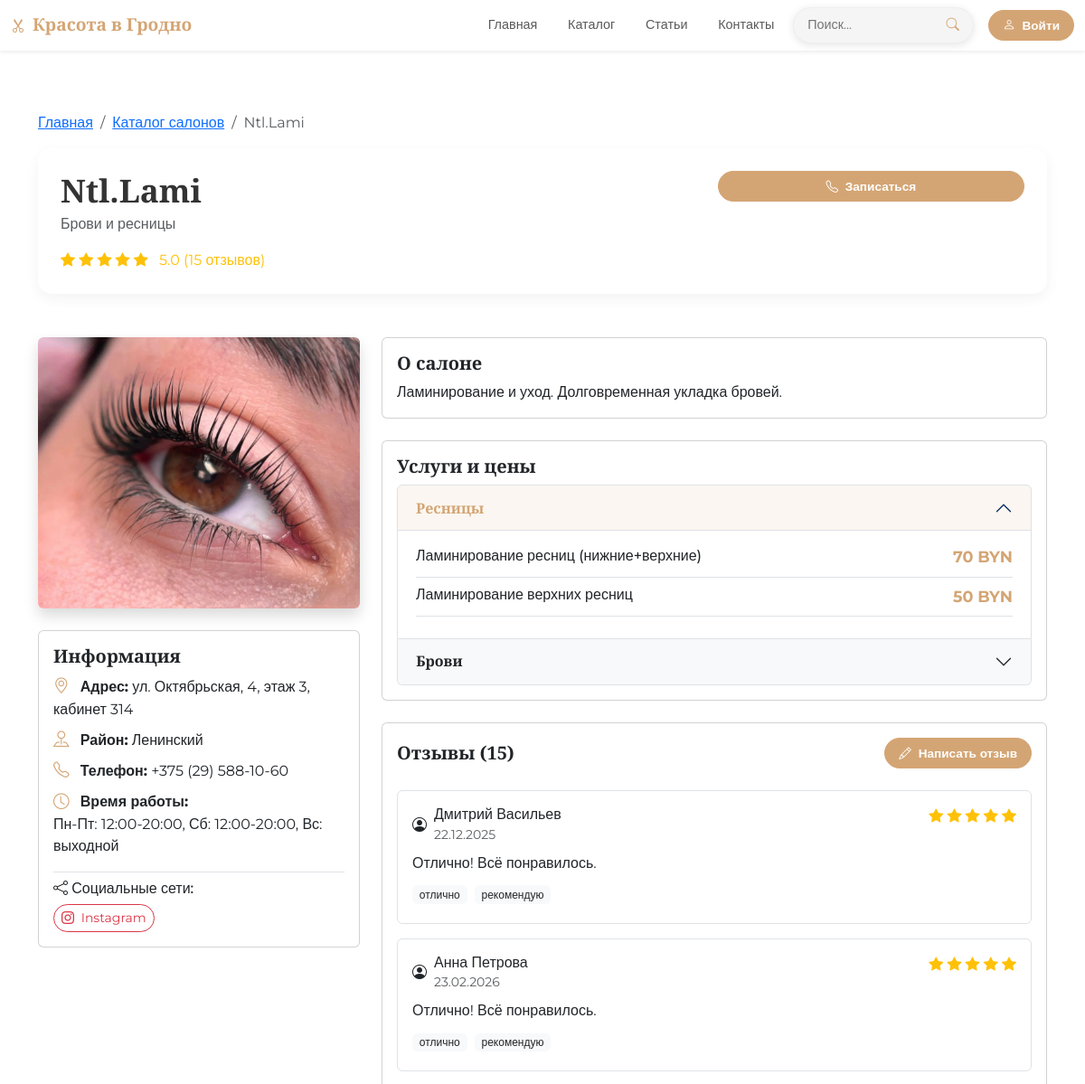
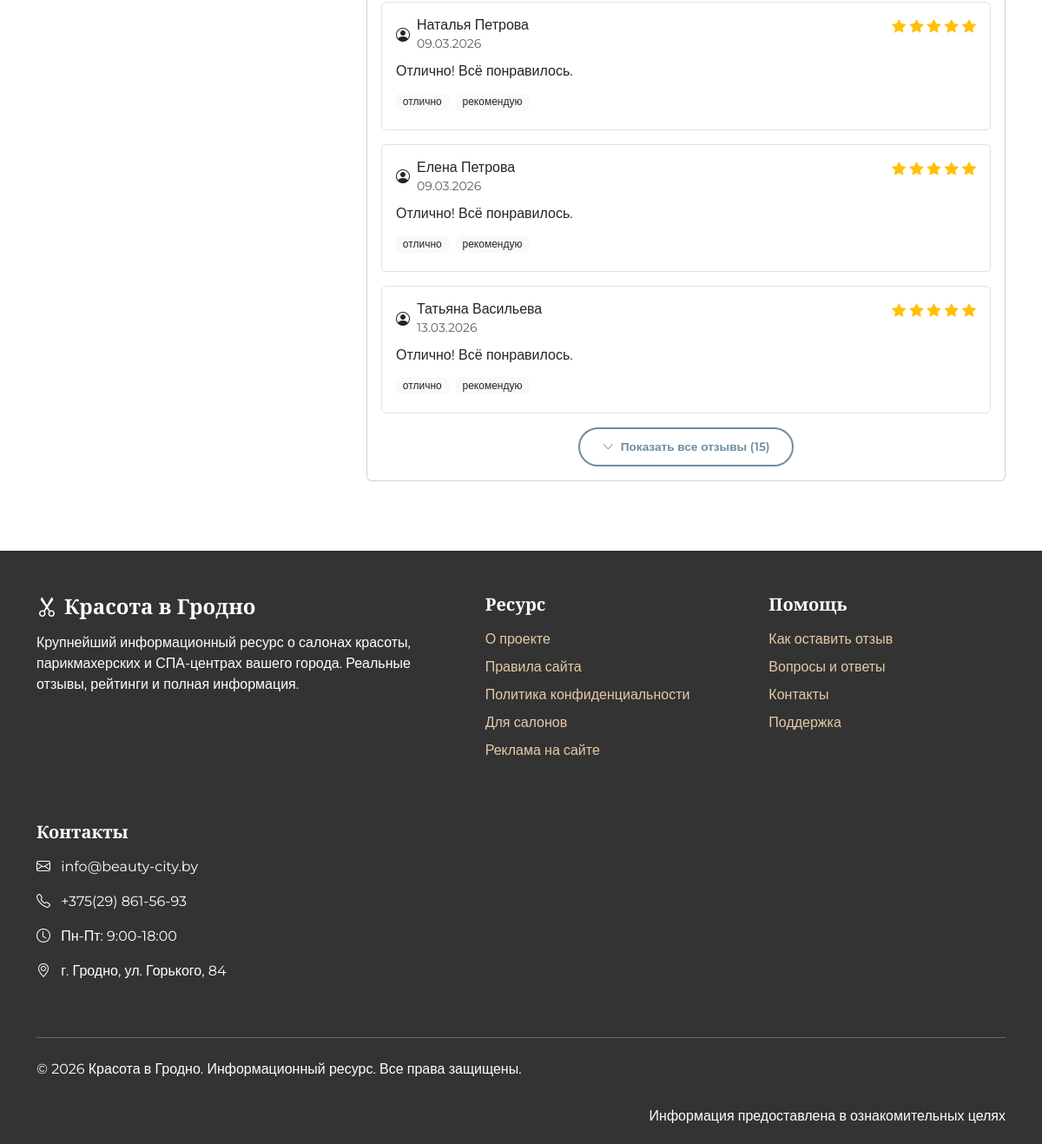
The app's page /catalog/24 with its own data (2 pictures, top to bottom).
### models.py (models this page shows, shortened)
class Salon(db.Model):
    __tablename__ = 'salons'
    id = db.Column(db.Integer, primary_key=True)
    name = db.Column(db.String(200))
    category = db.Column(db.String(100))
    description = db.Column(db.Text)
    address = db.Column(db.String(300))
    district = db.Column(db.String(100))
    phone = db.Column(db.String(20))
    working_hours = db.Column(db.String(200))
    rating = db.Column(db.Float, default=0.0)
    reviews_count = db.Column(db.Integer, default=0)
    is_verified = db.Column(db.Boolean, default=False)
    image_url = db.Column(db.String(300), default='/static/img/default.png')
    created_at = db.Column(db.DateTime, server_default=db.func.now())
    social_instagram = db.Column(db.String(300))
    social_vk = db.Column(db.String(300))
    social_facebook = db.Column(db.String(300))
    social_telegram = db.Column(db.String(300))
    services = db.relationship('Service', backref='salon', lazy=True, cascade='all, delete-orphan')
    reviews = db.relationship('Review', backref='salon', lazy=True, cascade='all, delete-orphan')

class Service(db.Model):
    __tablename__ = 'services'
    id = db.Column(db.Integer, primary_key=True)
    salon_id = db.Column(db.Integer, db.ForeignKey('salons.id'))
    category = db.Column(db.String(100))
    name = db.Column(db.String(200))
    description = db.Column(db.Text)
    price = db.Column(db.Integer)

class Review(db.Model):
    __tablename__ = 'reviews'
    id = db.Column(db.Integer, primary_key=True)
    salon_id = db.Column(db.Integer, db.ForeignKey('salons.id'))
    author_name = db.Column(db.String(100))
    rating = db.Column(db.Integer)
    text = db.Column(db.Text)
    tags = db.Column(db.String(300))
    created_at = db.Column(db.DateTime, server_default=db.func.now())
    user_id = db.Column(db.Integer, db.ForeignKey('users.id'), nullable=True)
    user = db.relationship('User', backref='reviews', lazy=True)  # Добавлено

class User(db.Model, UserMixin):
    __tablename__ = 'users'
    id = db.Column(db.Integer, primary_key=True)
    email = db.Column(db.String(100), unique=True, nullable=False)
    first_name = db.Column(db.String(50))
    last_name = db.Column(db.String(50))
    password_hash = db.Column(db.String(255), nullable=False)
    is_active = db.Column(db.Boolean, default=True)
    created_at = db.Column(db.DateTime, default=datetime.now)
    is_admin = db.Column(db.Boolean, default=False)
    phone = db.Column(db.String(20))
    avatar_url = db.Column(db.String(300))
    favorite_salons = db.relationship('Salon', secondary=user_favorites, backref='fans', lazy='dynamic')

### app.py (the view)
@app.route('/catalog/<int:salon_id>')
def salon_detail(salon_id):
    salon = Salon.query.get_or_404(salon_id)
    services = Service.query.filter_by(salon_id=salon_id).all()
    services_by_category = {}
    for service in services:
        if service.category not in services_by_category:
            services_by_category[service.category] = []
        services_by_category[service.category].append(service)
    reviews = Review.query.filter_by(salon_id=salon_id).all()
    return render_template('salon-detail.html',
        title=salon.name,
        salon=salon,
        services=services,
        services_by_category=services_by_category,
        reviews=reviews
    )

### app.py (called while the page is built)
@app.context_processor
def inject_now():
    return {'now': datetime.now()}

@app.context_processor
def inject_user():
    user_favorites = []
    if current_user.is_authenticated:
        user_favorites = [s.id for s in current_user.favorite_salons.all()]
    return {
        'current_user': current_user,
        'user_favorites': user_favorites
    }

### templates/salon-detail.html (shortened to what this page needs)
{% extends "base.html" %} {% block content %}
<div class="container mt-5 ">
  <nav aria-label="breadcrumb">
    <ol class="breadcrumb">
      <li class="breadcrumb-item"><a href="/">Главная</a></li>
      <li class="breadcrumb-item"><a href="/catalog">Каталог салонов</a></li>
      <li class="breadcrumb-item active" aria-current="page">{{ salon.name }}</li>
    </ol>
  </nav>
  <div class="salon-header mb-5">
    <div class="row">
      <div class="col-md-8">
        <h1 class="salon-title">{{ salon.name }}</h1>
        <p class="text-muted">{{ salon.category }}</p>
        <div class="d-flex flex-wrap align-items-center">
          <div class="rating me-3">
            {% for i in range(5) %}
              {% if i < salon.rating|int %}
              <i class="bi bi-star-fill text-warning"></i>
              {% elif i < salon.rating %}
              <i class="bi bi-star-half text-warning"></i>
              {% else %}
              <i class="bi bi-star text-secondary"></i>
              {% endif %}
            {% endfor %}
            <span class="ms-2">{{ "%.1f"|format(salon.rating) }} ({{ salon.reviews_count }} отзывов)</span>
          </div>
        </div>
      </div>
      <div class="col-md-4">
        <div class="salon-actions">
          {% if salon.phone %}
          <button class="btn btn-beauty mb-2 w-100" onclick="alert('Запись по телефону: {{ salon.phone }}')">
            <i class="bi bi-telephone me-1"></i> Записаться
          </button>
          {% endif %}
        </div>
      </div>
    </div>
  </div>
  <div class="row">
    <div class="col-md-4">
      <div class="salon-photo mb-4">
        <img
          src="{{ salon.image_url }}"
          alt="{{ salon.name }}"
          class="img-fluid rounded shadow"
          style="height: 300px; object-fit: cover; width: 100%;"
          onerror="this.src='/static/img/default.png'"
        />
      </div>
      <div class="card mb-4">
    <div class="card-body">
        <h5 class="card-title">Информация</h5>
        <p class="mb-2">
            <i class="bi bi-geo-alt service-price me-2"></i>
            <strong>Адрес:</strong> {{ salon.address }}
        </p>
        <p class="mb-2">
            <i class="bi bi-pin-map service-price me-2"></i>
            <strong>Район:</strong> {{ salon.district }}
        </p>
        {% if salon.phone %}
        <p class="mb-2">
            <i class="bi bi-telephone service-price me-2"></i>
            <strong>Телефон:</strong> {{ salon.phone }}
        </p>
        {% endif %}
        {% if salon.working_hours %}
        <p class="mb-2">
            <i class="bi bi-clock service-price me-2"></i>
            <strong>Время работы:</strong><br>
            {{ salon.working_hours|replace('\n', '<br>')|safe }}
        </p>
        {% endif %}
        {% if salon.social_instagram or salon.social_vk or salon.social_facebook or salon.social_telegram %}
        <div class="mt-3 pt-2 border-top">
            <h6 class="mb-2"><i class="bi bi-share"></i> Социальные сети:</h6>
            <div class="d-flex flex-wrap gap-2">
                {% if salon.social_instagram %}
                <a href="{{ salon.social_instagram }}" target="_blank" class="btn btn-sm btn-outline-danger" style="border-radius: 20px;">
                    <i class="bi bi-instagram me-1"></i> Instagram
                </a>
                {% endif %}
            </div>
        </div>
        {% endif %}
    </div>
</div>
    </div>
    <div class="col-md-8">
      <div class="card mb-4">
        <div class="card-body">
          <h5 class="card-title">О салоне</h5>
          <p class="card-text">{{ salon.description }}</p>
        </div>
      </div>
{% if services %}
<div class="card mb-4">
  <div class="card-body">
    <h5 class="card-title">Услуги и цены</h5>
    {% if services_by_category %}
    <div class="accordion" id="servicesAccordion">
      {% for category, services_list in services_by_category.items() %}
      <div class="accordion-item">
        <h3 class="accordion-header">
          <button class="accordion-button {% if not loop.first %}collapsed{% endif %}"
                  type="button" data-bs-toggle="collapse"
                  data-bs-target="#collapse{{ loop.index }}">
            {{ category }}
          </button>
        </h3>
        <div id="collapse{{ loop.index }}"
             class="accordion-collapse collapse {% if loop.first %}show{% endif %}"
             data-bs-parent="#servicesAccordion">
          <div class="accordion-body">
            {% for service in services_list %}
            <div class="d-flex justify-content-between align-items-center border-bottom pb-2 mb-2">
              <div>
                <h6 class="mb-1">{{ service.name }}</h6>
              </div>
              <div>
                <strong class="service-price">
                  {% if service.price %}
                    {{ service.price }} BYN
                  {% else %}
                    По запросу
                  {% endif %}
                </strong>
              </div>
            </div>
            {% endfor %}
          </div>
        </div>
      </div>
      {% endfor %}
    </div>
    {% endif %}
  </div>
</div>
{% endif %}
<div class="card" id="reviews">
  <div class="card-body">
    <div class="d-flex justify-content-between align-items-center mb-4">
      <h5 class="card-title mb-0">Отзывы ({{ reviews|length }})</h5>
      <button class="btn btn-beauty btn-sm" data-bs-toggle="modal" data-bs-target="#addReviewModal">
        <i class="bi bi-pencil me-1"></i> Написать отзыв
      </button>
    </div>
    {% if reviews %}
    <div class="review-list">
      {% for review in reviews[:5] %}
      <div class="review-item mb-3 p-3 border rounded" id="review-{{ review.id }}">
        <div class="d-flex justify-content-between align-items-start mb-2">
          <div class="d-flex align-items-center">
            <i class="bi bi-person-circle me-2" ></i>
            <div>
              <h6 class="mb-0">{{ review.user.first_name }} {{ review.user.last_name }}</h6>
              <small class="text-muted">
                {% if review.created_at %}
                  {{ review.created_at.strftime('%d.%m.%Y') }}
                {% endif %}
              </small>
            </div>
          </div>
          <div class="rating">
            {% for i in range(5) %}
              {% if i < review.rating %}
              <i class="bi bi-star-fill text-warning"></i>
              {% else %}
              <i class="bi bi-star text-secondary"></i>
              {% endif %}
            {% endfor %}
          </div>
        </div>
        <p class="mb-2">{{ review.text }}</p>
        {% if review.tags %}
        <div class="review-tags">
          {% for tag in review.tags.split(',') %}
          <span class="badge bg-light text-dark me-1">{{ tag.strip() }}</span>
          {% endfor %}
        </div>
        {% endif %}
      </div>
      {% endfor %}
      {% if reviews|length > 5 %}
      <div class="text-center mt-3">
        <button class="btn btn-outline-beauty" type="button" id="showAllReviewsBtn" data-bs-toggle="collapse" data-bs-target="#allReviews" aria-expanded="false" aria-controls="allReviews">
          <i class="bi bi-chevron-down me-1"></i>
          Показать все отзывы ({{ reviews|length }})
        </button>
      </div>
      {% endif %}
    </div>
    {% endif %}
  </div>
</div>
    </div>
  </div>
</div>
{% endblock %}

### static/css/style.css (style rules this page uses)
:root { --primary-color: #d4a574; --secondary-color: #8a6d3b; --dark-color: #333333; --light-color: #f8f9fa; --accent-color: #e6c9a8; --promo-color: #dc3545; --top-1-color: #ffd700; --top-2-color: #c0c0c0; --top-3-color: #cd7f32; }
body { font-family: "Montserrat", sans-serif; color: var(--dark-color); padding-top: 76px; }
h1, h2, h3, h4, h5 { font-family: "Playfair Display", serif; font-weight: 600; }
.review-tags { margin-top: 10px; }
.review-tags .badge { margin-right: 5px; margin-bottom: 5px; font-weight: normal; }
.rating { color: #ffc107; }
.btn-beauty { background-color: var(--primary-color); border-color: var(--primary-color); color: white; padding: 10px 25px; font-weight: 600; border-radius: 30px; transition: all 0.3s; }
.btn-outline-beauty { background: transparent; border: 2px solid white; color: white; padding: 5px 15px; border-radius: 20px; font-size: 0.85rem; transition: all 0.3s; }
.salon-header { padding: 25px; background: white; border-radius: 15px; box-shadow: 0 5px 15px rgba(0, 0, 0, 0.05); }
.salon-title { font-family: "Playfair Display", serif; font-size: 2.2rem; margin-bottom: 5px; color: var(--dark-color); }
.salon-actions { display: flex; flex-direction: column; gap: 10px; }
.btn-outline-beauty { background: transparent; border: 2px solid var(--primary-color); color: var(--primary-color); padding: 10px 25px; font-weight: 600; border-radius: 30px; transition: all 0.3s; }
.accordion-button { background: #f8f9fa; font-weight: 600; padding: 15px 20px; }
.accordion-button:not(.collapsed) { background: rgba(212, 165, 116, 0.1); color: var(--primary-color); }
.service-price { font-weight: 700; color: var(--primary-color); font-size: 1.1rem; }
.btn-beauty { background-color: var(--primary-color); border-color: var(--primary-color); color: white; padding: 12px 30px; font-weight: 600; border-radius: 10px; transition: all 0.3s; }
.btn-outline-beauty { color: #6f8c9f; border-color: #6f8c9f; background: transparent; }
html { scroll-behavior: smooth; }
#reviews { scroll-margin-top: 80px; }
.btn-beauty { padding: 8px 20px; border-radius: 25px; font-size: 0.9rem; }
@media (max-width: 1399px) and (min-width: 992px) { .btn-beauty { padding: 6px 15px; font-size: 0.85rem; } }

### records on screen
Salon: name "Ntl.Lami", category "Брови и ресницы", rating "5.0", reviews_count "15", image_url (picture), address "ул. Октябрьская, 4, этаж 3, кабинет 314", district "Ленинский", phone "+375 (29) 588-10-60", working_hours "Пн-Пт: 12:00-20:00, Сб: 12:00-20:00, Вс: выходной", description "Ламинирование и уход. Долговременная укладка бровей."
Service: category "Ресницы", name "Ламинирование ресниц (нижние+верхние)", price "70"
Service: name "Ламинирование верхних ресниц", price "50"
Service: category "Брови"
Review: user.first_name "Дмитрий", user.last_name "Васильев", created_at "22.12.2025", rating 5 (drawn), text "Отлично! Всё понравилось.", strip "отлично" "рекомендую"
Review: user.first_name "Анна", user.last_name "Петрова", created_at "23.02.2026", rating 5 (drawn), text "Отлично! Всё понравилось.", strip "отлично" "рекомендую"
Review: user.first_name "Наталья", user.last_name "Петрова", created_at "09.03.2026", rating 5 (drawn), text "Отлично! Всё понравилось.", strip "отлично" "рекомендую"
Review: user.first_name "Елена", user.last_name "Петрова", created_at "09.03.2026", rating 5 (drawn), text "Отлично! Всё понравилось.", strip "отлично" "рекомендую"
Review: user.first_name "Татьяна", user.last_name "Васильева", created_at "13.03.2026", rating 5 (drawn), text "Отлично! Всё понравилось.", strip "отлично" "рекомендую"

### other values on screen
{{ reviews|length }} "15"
